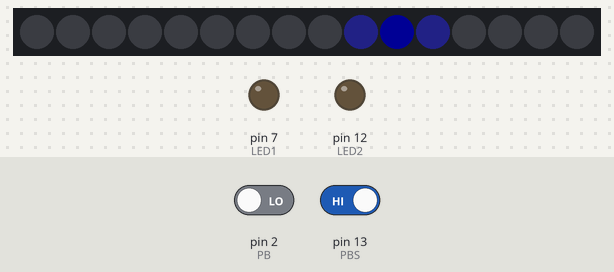
The sketch below on a simulated Arduino Uno, built with avr-gcc and run on an emulated ATmega328P. Parts: 16 RGB LEDs in strip order, left to right, output pins drawn as LEDs (lit = HIGH). The test bench sets the inputs (shaded band); at power-on: pin 13 (PBS) HIGH, pin 2 (PB) LOW. Dim RGB values are drawn brighter than linear; random numbers use the default seed unless the sketch sets one.

Above: at 6.22 s.
6.9 s: pin 13 (PBS) driven LOW
At 8.05 s:
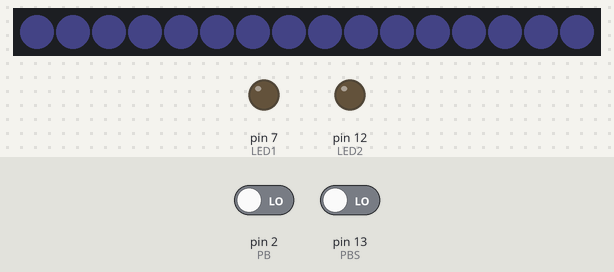
9.9 s: pin 13 (PBS) driven HIGH
At 12.1 s:
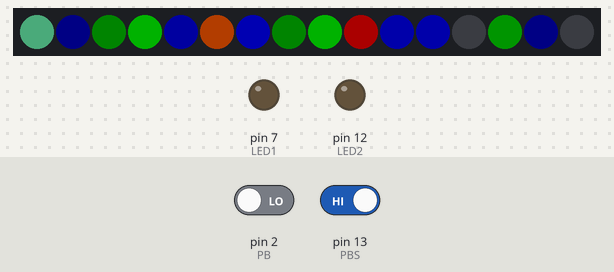
12.9 s: pin 2 (PB) driven HIGH and pin 13 (PBS) driven LOW
15.9 s: pin 2 (PB) driven LOW
At 16.71 s:
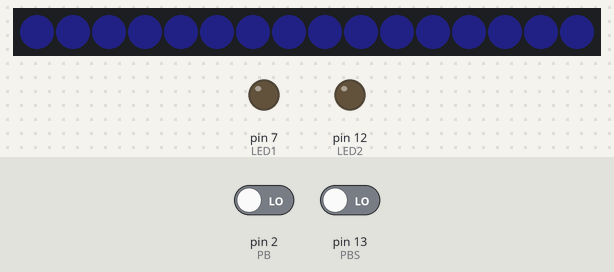
17.7 s: pin 13 (PBS) driven HIGH
At 19.82 s:
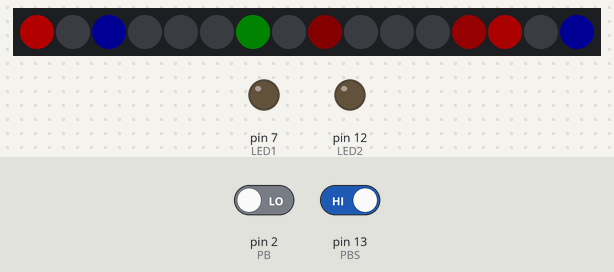
Timing chart, 0 to 21.3 s (numbered marks = the images above; inputs shaded):
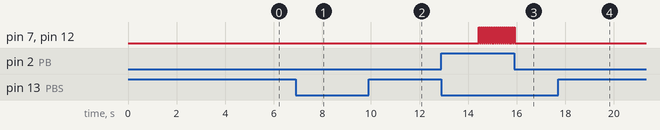

Measured:
- after the input at 12.9 s, pin 7 (LED1), pin 12 (LED2): alternates HIGH for 0.04 s and LOW for 0.04 s, starting after 1.5 s
- after the input at 15.9 s, the LEDs: first change after 0.37 s (image 3 shows a later state)

The sketch:

sketch_ironmanglove.ino
```cpp
/*----------------------------------------------------------------------------------------
Iron Man Glove - Arduino Code
Tahseen Rayhan; Ali Khan
DESCRIPTION:
This code is made for the exclusive Arduino "Iron Man Glove," made by Tahseen
Rayhan & Ali Khan. We used a Neopixel Ring, pushbuttons, and LEDs to bring Iron Man to life
and let everyone that uses this toy be able to take on the role of one of their favorite
Marvel superheroes. Various commands, functions, loops, and other code was used to program
the various components that were used, while it's made sure that certain actions are
performed after certain conditions were met (eg; pressing a pushbutton to initiate the
"blaster-effect" or the pushbutton that turns on the "laser" LEDs). Comments below help
explain what each part of the code is responsible for.
-----------------------------------------------------------------------------------------*/

// CONSTANTS
#include <Adafruit_NeoPixel.h>
    //Configuring the NeoPixel, Pushbuttons, LEDS, and initializing variables
#define NEOPIXEL 11
#define NUM_LEDS 16
    const int PB = 2, PBS = 13;
const int LED1 = 7, LED2 = 12;
int num, prev_num = 0;
int brightness_off = 0, maxbrightness = 20;
int pos = 0, dir = 1; // Position and direction of the Iron Man blaster
int default_delay = 2; // Many commands/functions use a delay of 2ms
// Initializing NeoPixel strip
Adafruit_NeoPixel strip = Adafruit_NeoPixel(NUM_LEDS, NEOPIXEL, NEO_GRB);

//-------------------------------------------------------------------------------------
// FUNCTIONS
void neopixel_startup(int init_br, int final_br, int del) {
  /* Turns on neopixel LEDs using a pattern and parameters.
    Initial brightness, final brightness, and delay is passed in; Function
    goes through the individual 16 LEDs and turns them on, one-by-one. Each
    LED fades from the init. brightness to the final brightness */
  for (int j = 0; j < NUM_LEDS ; j++) {
    for (int i = init_br; i < final_br; i ++) {
      strip.setPixelColor(j, 0, 0, i);
      strip.show();
      delay(del);
    }
  }
}
// -------------------------------------------------------------
void lightningcrash() {
  // Function for the flash sequence of the palm blaster
  for (int i = 0; i <= strip.numPixels(); i++) { // Turns all LEDs to blue first
    strip.setPixelColor(i, 0, 0, 255);
  }
  strip.show();
  // Causes the NeoPixel to flash off and on
  delay(15);
  strip.setBrightness(brightness_off);
  strip.show();
  strip.setBrightness(maxbrightness);
  delay(250);
  for (int times = 0; times < 4; times++) { // Rapid blast start
    for (int i = 0; i <= strip.numPixels(); i++) { // Turning all LEDS to white
      strip.setPixelColor(i, 255, 255, 255);
    }
    digitalWrite(NEOPIXEL, HIGH); // flashing effect similar to Ln. 77
    strip.show();
    delay(50);
    digitalWrite(NEOPIXEL, LOW);
    strip.setBrightness(brightness_off);
    strip.show();
    strip.setBrightness(maxbrightness);
    delay(50);
  }
  // Random color and decay sequence
  for (int i = 0; i <= NUM_LEDS; i++) { // For loop chooses and assigns random RGB value
    int red = rand() % 255; // to each NeoPixel LED
    int gre = rand() % 255;
    int blu = rand() % 255;
    strip.setPixelColor(i, strip.Color(red, gre, blu));
  }
  strip.show();
  // Decay the brightness gradually
  for (int i = 255; i >= 0; i--) { // for loop gradually "decays" the brightness for all LEDs
    strip.setBrightness(i);
    strip.show();
    delay(default_delay); // default delay of 2ms
  }
  delay(10);
  strip.setBrightness(maxbrightness); // sets the brightness back to the specified brightness
  digitalWrite(NEOPIXEL, LOW); // after the animation is finished
}
// -------------------------------------------------------------
void blast_animation() {
  // Set specific colors for the "eye" effect
  strip.setPixelColor(pos - 2, 5, 5, 5);
  strip.setPixelColor(pos - 1, 25, 25, 100);
  strip.setPixelColor(pos, 0, 0, 255);
  strip.setPixelColor(pos + 1, 25, 25, 100);
  strip.setPixelColor(pos + 2, 5, 5, 5);
  strip.show();
  delay(20);
  // Clear the previous "eye" effect above
  for (int j = -2; j <= 2; j++) {
    strip.setPixelColor(pos + j, 0);
  }
  // Bounce off the ends of the LED strip
  pos += dir;
  if (pos < 0) { // Execute lightning crash function above (Ln. 68)
    lightningcrash(); // if current position is less than 0
    pos = 1;
    dir = -dir;
  } else if (pos >= NUM_LEDS) {
    pos = NUM_LEDS - 2;
    dir = -dir;
  }
}
// Function for the starting sequence
void starting_sequence() {
  /*Function for the actual starting sequence. As soon as the Arduino is
    powered, this is the startup animation that the user first sees*/
  /* Using function from Ln. 47 - discluded from the for loop as the delays specified
    are different from the default delay (2 ms)*/
  neopixel_startup(0, 5, 4);
  neopixel_startup(5, 10, 3);
  for (int br = 10; br < 41; br += 5) { // Starts from brightness of 10 incrementing by 5
    neopixel_startup(br, br + 5, default_delay); // and stops at 40; end brightness is 5 more
  } // since brightness goes up by 5 each time
  neopixel_startup(45, 101, default_delay); // fades from brightness(45) to brightness(100)
}
//-------------------------------------------------------------------------------------


// ACTUAL CODE
void setup() {
  Serial.begin(9600);
  strip.begin(); // initializing NeoPixel
  strip.show();
  starting_sequence(); // running the starting sequence
  // Fade in from 0 to 100 brightness level
  for (int i = 0; i < 101; i++) {
    for (int j = 0; j < NUM_LEDS ; j++) {
      strip.setPixelColor(j, i, i, 100); // for-loop causes color to change from
    } // blue to white
    strip.show();
    delay(1);
  }
  delay(500);
  strip.setBrightness(maxbrightness); // Setting the maximum brightness level
  strip.show();
  for (int i = 100; i > -1; i--) { // Fading from 100 to 0 for the R and G values
    for (int j = 0; j < NUM_LEDS ; j++) { // to get blue
      strip.setPixelColor(j, i, i, 100);
    }
    strip.show();
    delay(1);
  }
}
void loop() {
  while (digitalRead(PBS) == 1) { // while the pushbutton is held, it executes the
    blast_animation(); // blast animation function
  }
  if (digitalRead(PBS) == 0) { // If it's not pressed, an idle flashing animation runs
    for (int i = 0; i < NUM_LEDS ; i++) {
      strip.setPixelColor(i, 100, 100, 100); // sets all LEDS to grey/white
      strip.show();
    }
    for (int i = 100; i > -1; i--) { // then, the R and G values decreases to get blue
      for (int j = 0; j < NUM_LEDS; j++) {
        strip.setPixelColor(j, i, i, 100);
      }
      strip.show();
      delay(1);
    }
  }
  while (digitalRead(PB) == 1) { // pushbutton which enables the "laser"
    analogWrite(LED1, 255); // two leds are turned on and off for the laser beam effect
    analogWrite(LED2, 255);
    delay(40);
    analogWrite(LED1, 0);
    analogWrite(LED2, 0);
    delay(40);
  }
}
```
